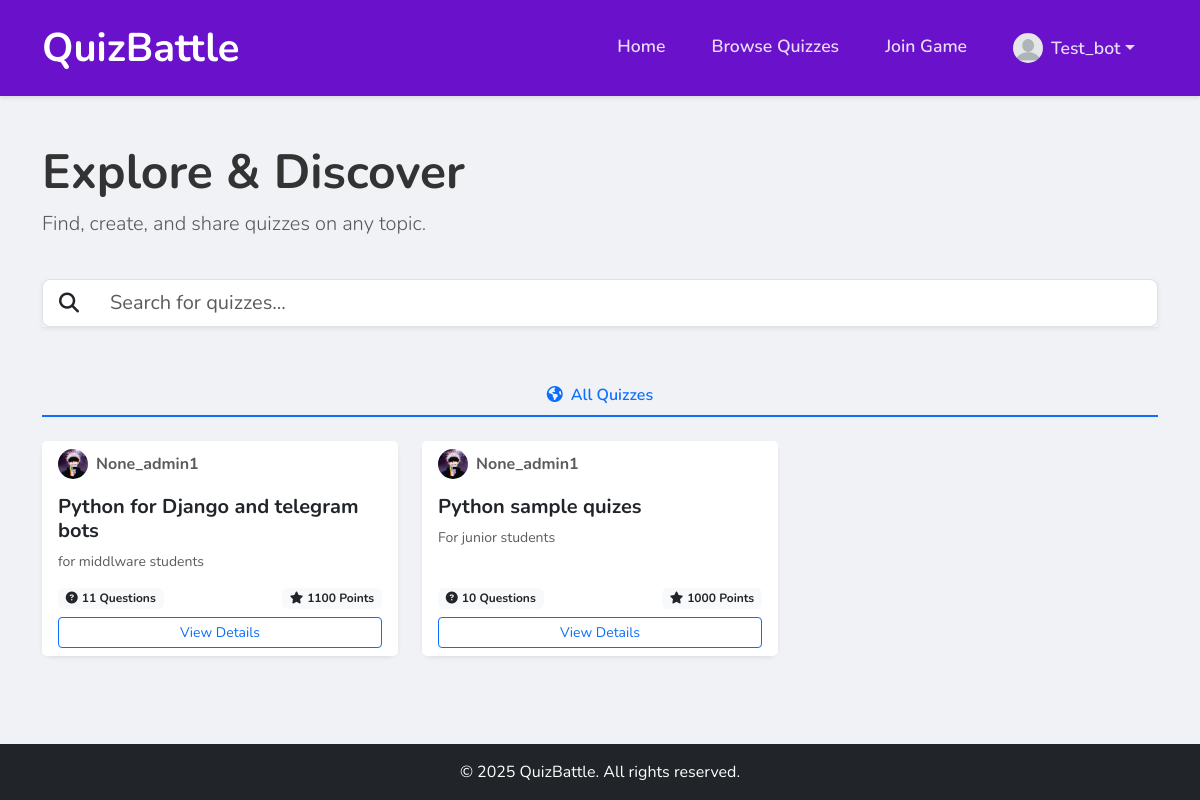
/en/quiz/browse/ (signed in), run on the app's committed database.
### quiz/models.py (models this page shows, shortened)
class Quiz(models.Model):
    title = models.CharField(max_length=200)
    description = models.TextField(blank=True)
    created_by = models.ForeignKey(settings.AUTH_USER_MODEL, on_delete=models.CASCADE, related_name='created_quizzes')
    created_at = models.DateTimeField(auto_now_add=True)
    updated_at = models.DateTimeField(auto_now=True)
    is_public = models.BooleanField(default=False)
    class Meta:
        verbose_name_plural = "Quizzes"
        ordering = ['-created_at']

### accounts/models.py (models this page shows, shortened)
class Profile(models.Model):
    ROLE_CHOICES = (
        ('student', 'Student'),
        ('teacher', 'Teacher'),
    )
    user = models.OneToOneField(User, on_delete=models.CASCADE)
    bio = models.TextField(max_length=500, blank=True)
    games_hosted = models.IntegerField(default=0)
    games_played = models.IntegerField(default=0)
    total_points = models.IntegerField(default=0)
    role = models.CharField(max_length=10, choices=ROLE_CHOICES, default='student')
    avatar = models.ImageField(upload_to='avatars/', blank=True, null=True)
    def is_teacher(self):
        return self.role == 'teacher'

### quiz/views.py (the view)
# urls.py: path('browse/', views.browse_quizzes, name='browse'),
def browse_quizzes(request):
    quizzes = Quiz.objects.annotate(
        total_points=Sum('questions__points')
    ).order_by('-created_at')
    context = {
        'quizzes': quizzes,
    }
    return render(request, 'quiz/browse.html', context)

### templates/quiz/browse.html (shortened to what this page needs)
{% extends 'base/base.html' %}
{% load i18n %}
{% block content %}
<div class="browse-page-redesigned">
    <div class="container py-5">
        <div class="row align-items-center">
            <div class="col-lg-6">
                <h1 class="display-5 fw-bold">{% trans "Explore & Discover" %}</h1>
                <p class="lead text-muted">{% trans "Find, create, and share quizzes on any topic." %}</p>
            </div>
        </div>
        <div class="mt-4">
            <div class="input-group input-group-lg shadow-sm">
                <span class="input-group-text bg-white border-end-0"><i class="fas fa-search"></i></span>
                <input class="form-control border-start-0" type="search" id="quiz-search-input" placeholder="{% trans 'Search for quizzes...' %}">
            </div>
        </div>
    </div>
    <div class="container pb-5">
        <ul class="nav nav-tabs nav-fill mb-4" id="quizTabs" role="tablist">
            <li class="nav-item" role="presentation">
                <button class="nav-link active" id="public-tab" data-bs-toggle="tab" data-bs-target="#public-quizzes" type="button" role="tab" aria-controls="public-quizzes" aria-selected="true">
                    <i class="fas fa-globe-americas me-2"></i>{% trans "All Quizzes" %}
                </button>
            </li>
        </ul>
        <div class="tab-content" id="quizTabsContent">
            <div class="tab-pane fade show active" id="public-quizzes" role="tabpanel" aria-labelledby="public-tab">
                {% if quizzes %}
                    <div class="row row-cols-1 row-cols-md-2 row-cols-lg-3 g-4 quiz-list">
                        {% for quiz in quizzes %}
                            {% include 'quiz/partials/quiz_card_redesigned.html' with quiz=quiz %}
                        {% endfor %}
                    </div>
                {% else %}
                    <div class="text-center py-5">
                        <i class="fas fa-cloud-moon fa-4x text-muted mb-3"></i>
                        <h4 class="fw-bold">{% trans "It's quiet out here..." %}</h4>
                        <p class="text-muted">{% trans "No quizzes are available yet. Why not be the first to create one?" %}</p>
                    </div>
                {% endif %}
            </div>
        </div>
    </div>
</div>
{% endblock %}

### templates/base/base.html (shortened to what this page needs)
<!DOCTYPE html>
{% load static %}
{% load i18n %}
<html lang="{{ LANGUAGE_CODE }}">
<head>
    <link href="https://cdn.jsdelivr.net/npm/bootstrap@5.3.0/dist/css/bootstrap.min.css" rel="stylesheet">
    <link rel="stylesheet" href="https://cdnjs.cloudflare.com/ajax/libs/font-awesome/6.4.0/css/all.min.css">
    <link rel="stylesheet" href="{% static 'css/custom.css' %}">
    <link rel="stylesheet" href="{% static 'css/home.css' %}">
    <link rel="stylesheet" href="{% static 'css/game.css' %}">
</head>
<body class="d-flex flex-column min-vh-100">
    <nav class="navbar navbar-expand-lg navbar-dark">
        <div class="container">
            <a class="navbar-brand" href="{% url 'home' %}">QuizBattle</a>
            <div class="collapse navbar-collapse" id="navbarNav">
                <ul class="navbar-nav ms-auto">
                    <li class="nav-item">
                        <a class="nav-link" href="{% url 'home' %}">Home</a>
                    </li>
                    <li class="nav-item">
                        <a class="nav-link" href="{% url 'quiz:browse' %}">{% trans "Browse Quizzes" %}</a>
                    </li>
                    {% if user.is_authenticated %}
                        {% if user.profile.role == 'teacher' %}
                        <li class="nav-item">
                            <a class="nav-link" href="{% url 'quiz:create' %}">{% trans "Create Quiz" %}</a>
                        </li>
                        {% else %}
                        <li class="nav-item">
                            <a class="nav-link" href="{% url 'game:join' %}">{% trans "Join Game" %}</a>
                        </li>
                        {% endif %}
                        <li class="nav-item dropdown">
                            <a class="nav-link dropdown-toggle d-flex align-items-center" href="#" id="navbarDropdown" role="button" data-bs-toggle="dropdown" aria-expanded="false">
                                {% if user.profile.avatar %}
                                <img src="{{ user.profile.avatar.url }}" alt="Avatar" class="rounded-circle me-2" width="30" height="30">
                                {% else %}
                                <img src="{% static 'images/default-avatar.png' %}" alt="Avatar" class="rounded-circle me-2" width="30" height="30">
                                {% endif %}
                                {{ user.username }}
                            </a>
                        </li>
                    {% endif %}
                </ul>
            </div>
        </div>
    </nav>
    <main>
        <div class="toast-container position-fixed top-0 end-0 p-3" style="z-index: 1100">
        </div>
        {% block content %}{% endblock %}
    </main>
    {% block footer %}
    <footer class="mt-auto py-3 bg-dark text-white">
        <div class="container text-center">
            <p class="mb-0">&copy; 2025 QuizBattle. All rights reserved.</p>
        </div>
    </footer>
    {% endblock %}
</body>
</html>

### templates/quiz/partials/quiz_card_redesigned.html
{% load i18n static %}
<div class="col quiz-card-container" data-search-text="{{ quiz.title|lower }} {{ quiz.description|lower }} {{ quiz.created_by.username|lower }}">
    <div class="card h-100 shadow-sm quiz-card-redesigned">
        <div class="card-header bg-white border-0 pb-0">
            <div class="d-flex align-items-center">
                <img src="{% if quiz.created_by.profile.avatar %}{{ quiz.created_by.profile.avatar.url }}{% else %}{% static 'images/default_avatar.svg' %}{% endif %}" alt="{{ quiz.created_by.username }}" class="rounded-circle me-2" width="30" height="30">
                <span class="fw-bold text-muted">{{ quiz.created_by.username }}</span>
            </div>
        </div>
        <div class="card-body">
            <h5 class="card-title fw-bold">{{ quiz.title }}</h5>
            <p class="card-text text-muted small">{{ quiz.description|truncatechars:100 }}</p>
        </div>
        <div class="card-footer bg-white border-0 pt-0">
            <div class="d-flex justify-content-between align-items-center mb-2">
                <span class="badge bg-light text-dark"><i class="fas fa-question-circle me-1"></i>{{ quiz.questions.count }} {% trans "Questions" %}</span>
                <span class="badge bg-light text-dark"><i class="fas fa-star me-1"></i>{{ quiz.total_points|default:0 }} {% trans "Points" %}</span>
            </div>
            <div class="d-grid gap-2">
                {% if user.is_authenticated and user.profile.is_teacher %}
                    <a href="{% url 'game:host' quiz.id %}" class="btn btn-sm btn-primary">{% trans "Host Game" %}</a>
                {% else %}
                    <a href="{% url 'quiz:detail' quiz.id %}" class="btn btn-sm btn-outline-primary">{% trans "View Details" %}</a>
                {% endif %}
            </div>
        </div>
    </div>
</div>

### static/css/custom.css (style rules this page uses)
:root { --primary-color: #7c4dff; --secondary-color: #ff5722; --success-color: #4caf50; --danger-color: #f44336; --dark-color: #212121; --light-color: #f5f5f5; }
body { font-family: 'Nunito', sans-serif; background-color: #f9fafe; color: #333; }
.navbar { background-color: var(--primary-color); box-shadow: 0 2px 4px rgba(0,0,0,0.1); padding: 0.8rem 0; }
.navbar-brand { font-weight: 700; font-size: 2.5rem; color: white; }
.navbar-nav .nav-link { color: rgba(255,255,255,0.85); font-weight: 600; transition: color 0.3s; margin: 0 15px; font-size: 1.1rem; }
.card { border-radius: 10px; box-shadow: 0 4px 6px rgba(0,0,0,0.05); transition: transform 0.3s, box-shadow 0.3s; border: none; }
footer { background-color: var(--dark-color); color: white; padding: 1.5rem 0; text-align: center; }
.toast-container { z-index: 1100; }
.browse-page-redesigned .nav-tabs .nav-link { color: #6c757d; font-weight: 600; border: 0; border-bottom: 2px solid transparent; }
.browse-page-redesigned .nav-tabs .nav-link.active { color: var(--bs-primary); background-color: transparent; border-bottom: 2px solid var(--bs-primary); }

### static/css/home.css (style rules this page uses)
:root { --primary-color: #6a11cb; --secondary-color: #2575fc; --light-gray: #f8f9fa; --dark-text: #343a40; --light-text: #6c757d; --border-color: #dee2e6; --card-shadow: 0 10px 30px rgba(0,0,0,0.07); }
.bg-light { background-color: var(--light-gray) !important; }

### templates/quiz/browse.html (style rules this page uses)
body { background-color: #f0f2f5; }

### data on the page
Quiz: created_by.avatar (picture), created_by.username "None_admin1", title "Python for Django and telegram bots", description "for middlware students", questions.count "11", total_points "1100"
Quiz: created_by.avatar (picture), created_by.username "None_admin1", title "Python sample quizes", description "For junior students", questions.count "10", total_points "1000"

### other printed values
{{ user.username }} "Test_bot"
